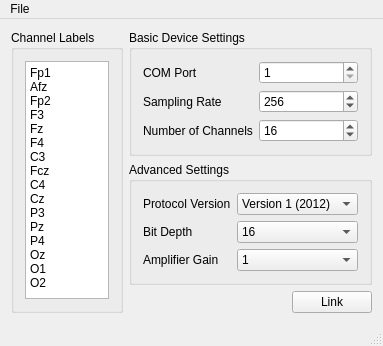
<?xml version="1.0" encoding="UTF-8"?>
<ui version="4.0">
 <class>MainWindow</class>
 <widget class="QMainWindow" name="MainWindow">
  <property name="geometry">
   <rect>
    <x>0</x>
    <y>0</y>
    <width>330</width>
    <height>313</height>
   </rect>
  </property>
  <property name="windowTitle">
   <string>MINDO Connector</string>
  </property>
  <widget class="QWidget" name="centralWidget">
   <layout class="QHBoxLayout" name="horizontalLayout_2">
    <item>
     <widget class="QGroupBox" name="groupBox_2">
      <property name="title">
       <string>Channel Labels</string>
      </property>
      <layout class="QGridLayout" name="gridLayout">
       <item row="0" column="0">
        <widget class="QPlainTextEdit" name="channelLabels">
         <property name="plainText">
          <string>Fp1
Afz
Fp2
F3
Fz
F4
C3
Fcz
C4
Cz
P3
Pz
P4
Oz
O1
O2</string>
         </property>
        </widget>
       </item>
      </layout>
     </widget>
    </item>
    <item>
     <layout class="QVBoxLayout" name="verticalLayout">
      <item>
       <widget class="QGroupBox" name="groupBox">
        <property name="title">
         <string>Basic Device Settings</string>
        </property>
        <layout class="QFormLayout" name="formLayout">
         <item row="0" column="0">
          <widget class="QLabel" name="label_4">
           <property name="text">
            <string>COM Port</string>
           </property>
          </widget>
         </item>
         <item row="0" column="1">
          <widget class="QSpinBox" name="comPort">
           <property name="minimum">
            <number>1</number>
           </property>
           <property name="maximum">
            <number>256</number>
           </property>
          </widget>
         </item>
         <item row="1" column="0">
          <widget class="QLabel" name="label">
           <property name="text">
            <string>Sampling Rate</string>
           </property>
          </widget>
         </item>
         <item row="1" column="1">
          <widget class="QSpinBox" name="samplingRate">
           <property name="minimum">
            <number>1</number>
           </property>
           <property name="maximum">
            <number>1024</number>
           </property>
           <property name="value">
            <number>256</number>
           </property>
          </widget>
         </item>
         <item row="2" column="0">
          <widget class="QLabel" name="label_2">
           <property name="text">
            <string>Number of Channels</string>
           </property>
          </widget>
         </item>
         <item row="2" column="1">
          <widget class="QSpinBox" name="channelCount">
           <property name="minimum">
            <number>1</number>
           </property>
           <property name="maximum">
            <number>256</number>
           </property>
           <property name="value">
            <number>16</number>
           </property>
          </widget>
         </item>
        </layout>
       </widget>
      </item>
      <item>
       <widget class="QGroupBox" name="groupBox_3">
        <property name="title">
         <string>Advanced Settings</string>
        </property>
        <layout class="QFormLayout" name="formLayout_2">
         <item row="0" column="0">
          <widget class="QLabel" name="label_3">
           <property name="text">
            <string>Protocol Version</string>
           </property>
          </widget>
         </item>
         <item row="0" column="1">
          <widget class="QComboBox" name="protocolVersion">
           <property name="currentIndex">
            <number>1</number>
           </property>
           <item>
            <property name="text">
             <string>Version 0</string>
            </property>
           </item>
           <item>
            <property name="text">
             <string>Version 1 (2012)</string>
            </property>
           </item>
            <item>
              <property name="text">
                <string>Version 2 (2012)</string>
              </property>
            </item>
          </widget>
         </item>
         <item row="1" column="0">
          <widget class="QLabel" name="label_5">
           <property name="text">
            <string>Bit Depth</string>
           </property>
          </widget>
         </item>
         <item row="1" column="1">
          <widget class="QComboBox" name="bitDepth">
           <property name="currentIndex">
            <number>1</number>
           </property>
           <item>
            <property name="text">
             <string>24</string>
            </property>
           </item>
           <item>
            <property name="text">
             <string>16</string>
            </property>
           </item>
          </widget>
         </item>
         <item row="2" column="0">
          <widget class="QLabel" name="label_6">
           <property name="text">
            <string>Amplifier Gain</string>
           </property>
          </widget>
         </item>
         <item row="2" column="1">
          <widget class="QComboBox" name="ampGain">
           <property name="currentIndex">
            <number>1</number>
           </property>
           <item>
            <property name="text">
             <string>6</string>
            </property>
           </item>
           <item>
            <property name="text">
             <string>1</string>
            </property>
           </item>
           <item>
            <property name="text">
             <string>2</string>
            </property>
           </item>
           <item>
            <property name="text">
             <string>3</string>
            </property>
           </item>
           <item>
            <property name="text">
             <string>4</string>
            </property>
           </item>
           <item>
            <property name="text">
             <string>8</string>
            </property>
           </item>
           <item>
            <property name="text">
             <string>12</string>
            </property>
           </item>
          </widget>
         </item>
        </layout>
       </widget>
      </item>
      <item>
       <spacer name="verticalSpacer">
        <property name="orientation">
         <enum>Qt::Vertical</enum>
        </property>
        <property name="sizeHint" stdset="0">
         <size>
          <width>20</width>
          <height>40</height>
         </size>
        </property>
       </spacer>
      </item>
      <item>
       <layout class="QHBoxLayout" name="horizontalLayout">
        <item>
         <spacer name="horizontalSpacer">
          <property name="orientation">
           <enum>Qt::Horizontal</enum>
          </property>
          <property name="sizeHint" stdset="0">
           <size>
            <width>40</width>
            <height>20</height>
           </size>
          </property>
         </spacer>
        </item>
        <item>
         <widget class="QPushButton" name="linkButton">
          <property name="text">
           <string>Link</string>
          </property>
         </widget>
        </item>
       </layout>
      </item>
     </layout>
    </item>
   </layout>
  </widget>
  <widget class="QMenuBar" name="menuBar">
   <property name="geometry">
    <rect>
     <x>0</x>
     <y>0</y>
     <width>330</width>
     <height>18</height>
    </rect>
   </property>
   <widget class="QMenu" name="menuFile">
    <property name="title">
     <string>File</string>
    </property>
    <addaction name="actionLoad_Configuration"/>
    <addaction name="actionSave_Configuration"/>
    <addaction name="separator"/>
    <addaction name="actionQuit_2"/>
   </widget>
   <addaction name="menuFile"/>
  </widget>
  <widget class="QStatusBar" name="statusBar"/>
  <action name="actionLoad_Configuration">
   <property name="text">
    <string>Load Configuration</string>
   </property>
  </action>
  <action name="actionSave_Configuration">
   <property name="text">
    <string>Save Configuration</string>
   </property>
  </action>
  <action name="actionQuit">
   <property name="text">
    <string>Quit</string>
   </property>
  </action>
  <action name="actionQuit_2">
   <property name="text">
    <string>Quit</string>
   </property>
  </action>
 </widget>
 <layoutdefault spacing="6" margin="11"/>
 <resources/>
 <connections/>
</ui>
